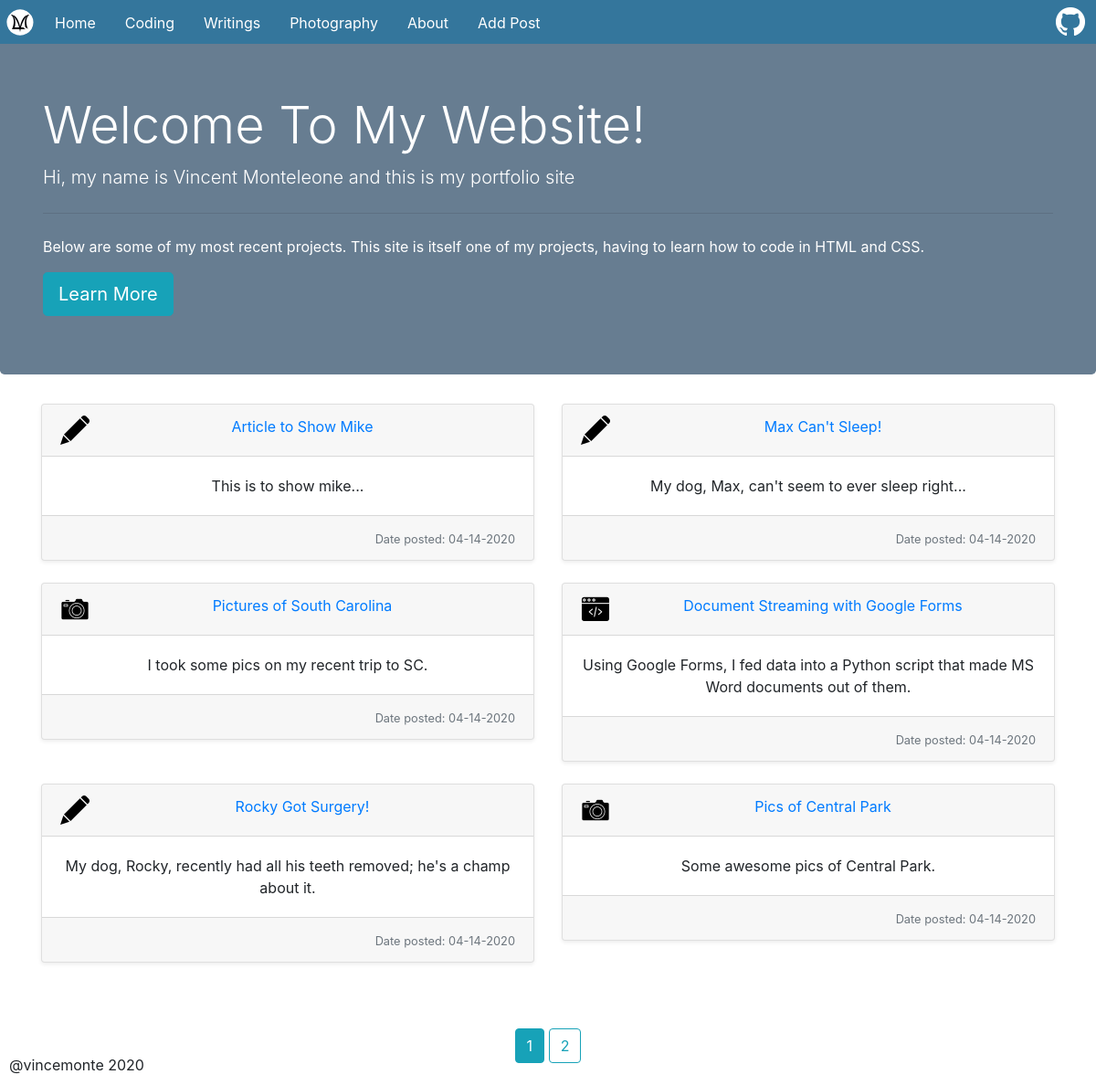
Page /home on the earlier database version.
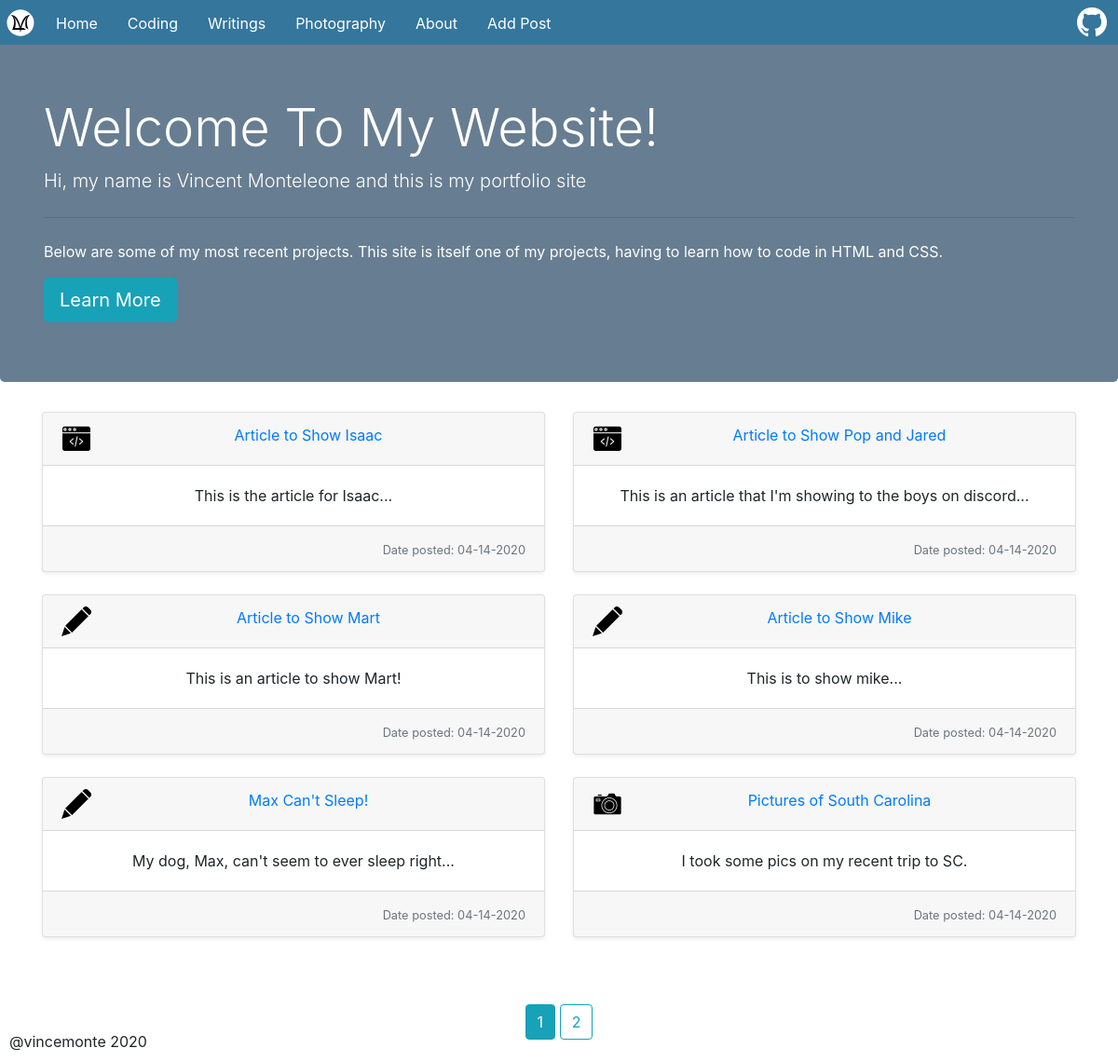
Same page on the later database version.
### personalWebsite/models.py (models this page shows, shortened)
class HomePost(db.Model):
    id = db.Column(db.Integer, primary_key=True)
    project_id = db.Column(db.Integer, db.ForeignKey('project.id'), unique=True)
    type_image = db.Column(db.String(30), nullable=False)
    content = db.Column(db.Text, nullable=False)

class Project(db.Model):
    id = db.Column(db.Integer, primary_key=True)
    title = db.Column(db.String(100), nullable=False)
    type = db.Column(db.String(20), nullable=False)
    content= db.Column(db.Text, nullable=True)
    images = db.Column(db.String(50), nullable=True)
    date_posted = db.Column(db.DateTime, nullable=False, default=datetime.now)
    home_post = db.relationship('HomePost', backref='project', uselist=False)

### personalWebsite/routes.py (the view)
@app.route('/')
@app.route('/home')
def homepage():
    page = request.args.get('page', 1, type=int)
    posts = HomePost.query.order_by(HomePost.id.desc()).paginate(page=page, per_page=6)
    return render_template('homepage.html', posts=posts)

### personalWebsite/templates/homepage.html
{% extends "layout.html" %}
{%block content%}
    <div class="jumbotron text-left">
      <div class="container text-white">
        <h1 class="display-4"> Welcome To My Website!</h1>
        <p class="lead">Hi, my name is Vincent Monteleone and this is my portfolio site</p>
        <hr class="my-4">
        <p>Below are some of my most recent projects. This site is itself one of my projects, having to learn how to code in HTML and CSS.</p>
        <a class="btn btn-info btn-lg" href="{{ url_for('about') }}"> Learn More</a>
      </div>
    </div>
    <section class="text-center">
      <div class="container">
        <div class="row">
          {% for post in posts.items %}
          <div class="col-md-6">
            <div class="card mb-4 shadow-sm">
              <div class="card-header">
                <img  src="{{ url_for('static', filename=post.type_image ) }}" class="project_type_image">
                <a class = "card-title" href="{{ url_for('project', project_id=post.project_id) }}">{{ post.project.title }}</a>
              </div>
              <div class="card-body">
                <p class= "card-text"> {{ post.content }} </p>
              </div>
              <div class="card-footer text-right">
                <small class="text-muted">Date posted: {{ post.project.date_posted.strftime('%m-%d-%Y') }}</small>
              </div>
            </div>
          </div>
          {% endfor %}
        </div>
      </div>
      </section>
      <div class="container mt-5 text-center">
        {% for page_num in posts.iter_pages(left_edge=1, right_edge=1, left_current=1, right_current=2) %}
          {% if page_num %}
            {% if posts.page == page_num %}
              <a class="btn btn-info mb-4" href="{{ url_for('homepage', page=page_num) }}">{{ page_num }}</a>
            {% else %}
              <a class="btn btn-outline-info mb-4" href="{{ url_for('homepage', page=page_num) }}">{{ page_num }}</a>
            {% endif %}
          {% else %}
            <small>...</small>
          {% endif %}
        {% endfor %}
      </div>
{%endblock content%}

### personalWebsite/templates/layout.html (shortened to what this page needs)
<!DOCTYPE html>
<html lang="en" dir="ltr">
  <head>
    <link rel="stylesheet" href="https://stackpath.bootstrapcdn.com/bootstrap/4.1.3/css/bootstrap.min.css">
    <link rel="stylesheet" type="text/css" href="{{ url_for('static', filename='main.css')}}">
  </head>
  <body>
    <header>
      <nav class="navbar">
        <ul>
          <li><img class="logo" src="{{url_for('static', filename='images/VLMLogoWhite.svg')}}"></li>
          <div class="nav-page-links">
            <li><a href="{{ url_for('homepage') }}">Home</a></li>
            <li><a href="{{ url_for('coding') }}">Coding</a></li>
            <li><a href="{{ url_for('writings') }}">Writings</a></li>
            <li><a href="{{ url_for('photography') }}">Photography</a></li>
            <li><a href="{{ url_for('about') }}">About</a></li>
            <li><a href="{{ url_for('addpost') }}">Add Post</a></li>
          </div>
          <div class="nav-image-links">
              <li><a href="https://github.com/vincemonte"><img src="{{url_for('static', filename='images/GitHub-Mark-Light-32px.png')}}"></a></li>
          </div>
        </ul>
      </nav>
    </header>
    <main role="main">
        {% block content %}{% endblock %}
    </main>
    <footer>@vincemonte 2020</footer>
  </body>
</html>

### personalWebsite/static/main.css (style rules this page uses)
html { min-height: 100%; min-width: 100%; font-family: 'Montserrat', sans-serif; overflow: auto; }
body { margin: 0; }
header { margin-bottom: 2.5em; }
main { min-width: 1em; }
.navbar { width: 100%; height: 3em; position: fixed; z-index: 1; top: 0; left: 0; margin: 0; padding: 0; }
.navbar ul { padding:inherit; width: inherit; height: inherit; list-style-type: none; background-color: #34769C; overflow: hidden; }
.logo { float: left; display: block; padding-top: .3em; height: 44px; width: 44px; }
.nav-page-links li { float: left; }
.nav-image-links li { float: right; padding-top: 8px; padding-right: .75em; }
.nav-page-links li a { display: block; color: white; text-decoration: none; text-align: center; padding: .8em 1em; }
.jumbotron { background-color: #677d91; }
.project_type_image { display: block; float: left; }
footer { position:fixed; bottom: 10px; padding-left: 10px; }

Differences in the rows shown:
no longer on this page (row unchanged): HomePost: type_image (picture), project "Document Streaming with Google Forms", content "Using Google Forms, I fed data into a Python script that made MS Word documents out of them.", project.date_posted "04-14-2020"
no longer on this page (row unchanged): HomePost: type_image (picture), project "Rocky Got Surgery!", content "My dog, Rocky, recently had all his teeth removed; he's a champ about it.", project.date_posted "04-14-2020"
no longer on this page (row unchanged): HomePost: type_image (picture), project "Pics of Central Park", content "Some awesome pics of Central Park.", project.date_posted "04-14-2020"
added HomePost: type_image (picture), project "Article to Show Isaac", content "This is the article for Isaac...", project.date_posted "04-14-2020"
added HomePost: type_image (picture), project "Article to Show Pop and Jared", content "This is an article that I'm showing to the boys on discord...", project.date_posted "04-14-2020"
added HomePost: type_image (picture), project "Article to Show Mart", content "This is an article to show Mart!", project.date_posted "04-14-2020"
